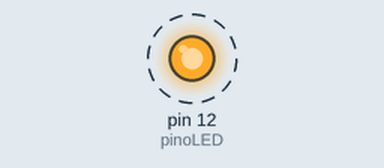
This program was run on a simulated Raspberry Pi (header pin numbers). Parts: output pins drawn as LEDs (lit = HIGH). Dashed ring = blinking. What the program prints to the terminal is not drawn.

Above: at 0.2 s.
Timing chart, 0 to 3.0 s (numbered marks = the images above):
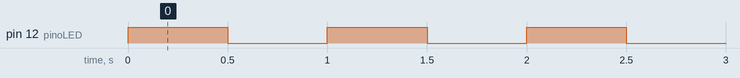

The program:

pisca_led.py
```python
# Bibliotecas utilizadas
import RPi.GPIO as GPIO # Para utilizar os pinos de GPIO
import time # Para usar o time.sleep
GPIO.setmode(GPIO.BOARD)
pinoLED = 12 # Vamos utilizar o pino 12 da placa
# Define o pino do LED como saída
GPIO.setup(pinoLED, GPIO.OUT)
while(1): #Repete esta secao sempre
    print("Oi")
    GPIO.output(pinoLED, True) # Acende o LED
    time.sleep(0.5) # Aguarda meio segundo
    GPIO.output(pinoLED, False) # Apaga o LED
    time.sleep(0.5) # Aguarda meio segundo
```

Measured:
- by itself, pin 12 (pinoLED): alternates HIGH for 0.50 s and LOW for 0.50 s
